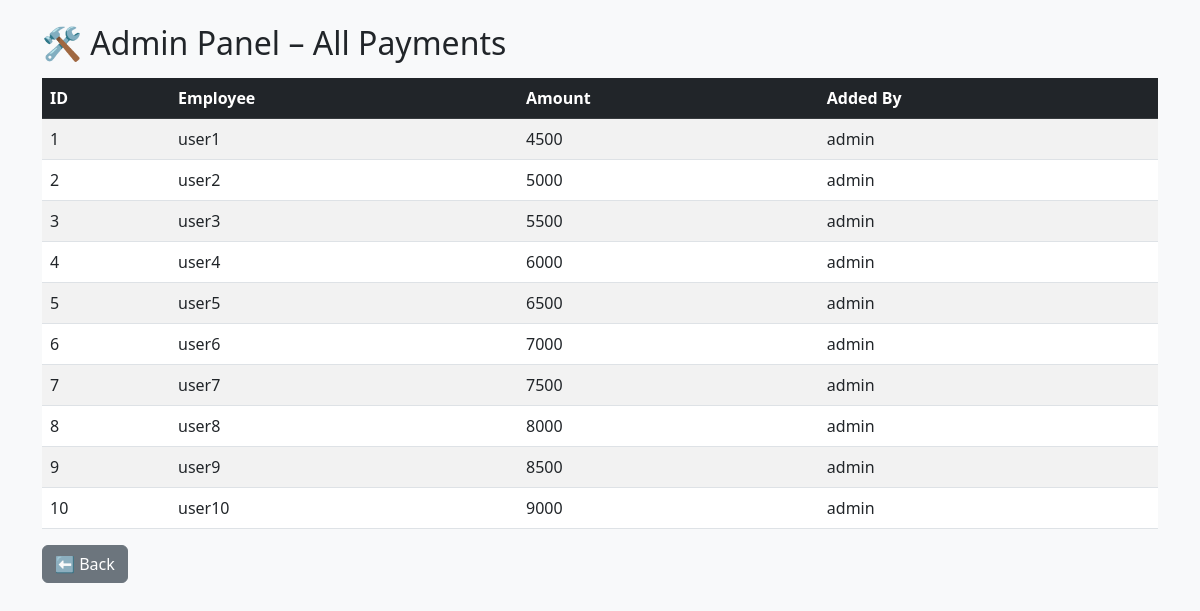
The page /admin (signed in) on the database its author committed.
### tables this page shows
CREATE TABLE payments (id INTEGER PRIMARY KEY, employee TEXT, amount TEXT, added_by TEXT);

### app.py (the view)
@app.route('/admin')
def admin():
    if session.get('role') != 'admin':
        return render_template("error.html", msg="Access Denied")
    conn = sqlite3.connect('payroll.db')
    c = conn.cursor()
    c.execute("SELECT * FROM payments")
    payments = c.fetchall()
    return render_template("admin.html", payments=payments)

### templates/admin.html
<!DOCTYPE html>
<html><head><title>Admin Panel</title><link href="https://cdn.jsdelivr.net/npm/bootstrap@5.3.0/dist/css/bootstrap.min.css" rel="stylesheet"></head>
<body class="bg-light"><div class="container mt-4"><h2>🛠 Admin Panel – All Payments</h2>
<table class="table table-striped table-hover mt-3"><thead class="table-dark"><tr><th>ID</th><th>Employee</th><th>Amount</th><th>Added By</th></tr></thead><tbody>
{% for row in payments %}<tr><td>{{ row[0] }}</td><td>{{ row[1] }}</td><td>{{ row[2] }}</td><td>{{ row[3] }}</td></tr>{% endfor %}
</tbody></table><a class="btn btn-secondary" href="/dashboard">⬅ Back</a></div></body></html>

### rows shown on the page
payments: id "1", employee "user1", amount "4500", added_by "admin"
payments: id "2", employee "user2", amount "5000", added_by "admin"
payments: id "3", employee "user3", amount "5500", added_by "admin"
payments: id "4", employee "user4", amount "6000", added_by "admin"
payments: id "5", employee "user5", amount "6500", added_by "admin"
payments: id "6", employee "user6", amount "7000", added_by "admin"
payments: id "7", employee "user7", amount "7500", added_by "admin"
payments: id "8", employee "user8", amount "8000", added_by "admin"
payments: id "9", employee "user9", amount "8500", added_by "admin"
payments: id "10", employee "user10", amount "9000", added_by "admin"
